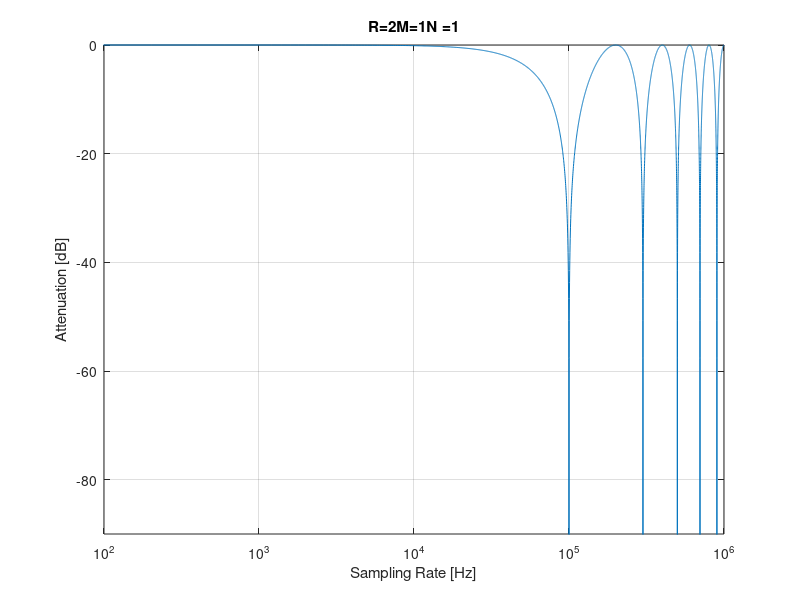

Reproduce this figure in MATLAB.

R = 2;
M = 1;
N = 1;
fprintf('R=%d, M=%d, N = %d',R, M, N);

Fs = 200000;
Fmax = 1e6;
w = [1e-5:1/1000:Fmax/Fs];
f = w.* Fs;
  
H = abs((sin(R*M*pi*w)./(R*M * sin(pi * w)))).^N;
Hdb = 10 * log(H);

kstr = ['R=',int2str(R),'M=', int2str(M), 'N =', int2str(N)];
plot(f, Hdb);
title(kstr);
%legend(kstr);
grid();
xlim([100, 1e6]);
ylim([-90, 0]);
xlabel('Sampling Rate [Hz]');
ylabel('Attenuation [dB]');
set(gca,'XScale','log');






